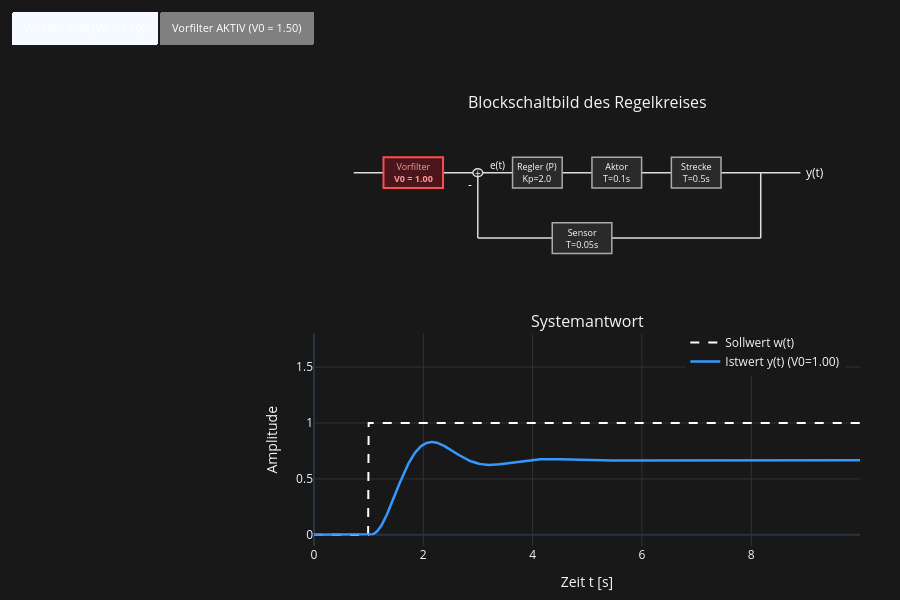

Notebook cell for this chart:
### Markdown cell above
### Vorfilter

Wenn in der offenen Schleife kein I-Anteil vorhanden ist (z. B. reine P-Regelung), bleibt bei einem Sollwertsprung eine **bleibende Regelabweichung** zurück. Ein **Vorfilter** in Form eines einfachen Verstärkers $V_0 = \frac{1 + K_0}{K_0}$ skaliert das Führungssignal vorab so hoch, dass der Ausgang im stationären Zustand exakt den gewünschten Sollwert $w_0$ erreicht ($e_{\infty} = 0$).

### Code cell
import numpy as np
import scipy.signal as signal
import plotly.graph_objects as go
from plotly.subplots import make_subplots

# 1. Zeitachse & Systemparameter
dt = 0.01
t = np.arange(0.0, 10.0, dt)
w = np.where(t >= 1.0, 1.0, 0.0)      # Führungssprung bei t = 1s

KP_FEST = 2.0       # P-Regler Verstärkung
T_AKTOR = 0.1       # Aktor Zeitkonstante
T_STRECKE = 0.5     # Strecke Zeitkonstante (PT2-Glied)
T_SENSOR = 0.05     # Sensor Zeitkonstante

# Statische Kreisverstärkung K0 für V0 = (1 + K0) / K0
K0 = KP_FEST
V0_CALC = (1.0 + K0) / K0  # = 1.50

# --- SYSTEMBERECHNUNG ---
num_R, den_R = [KP_FEST], [1]
num_A, den_A = [1], [T_AKTOR, 1]
num_S, den_S = [1], [T_STRECKE**2, 2*T_STRECKE, 1]
num_M, den_M = [1], [T_SENSOR, 1]

num_fwd = np.polymul(np.polymul(num_R, num_A), num_S)
den_fwd = np.polymul(np.polymul(den_R, den_A), den_S)

num_open = np.polymul(num_fwd, num_M)
den_open = np.polymul(den_fwd, den_M)

num_cl = np.polymul(num_fwd, den_M)
den_cl = np.polyadd(np.polymul(den_fwd, den_M), np.polymul(num_fwd, num_M))

sys_cl = signal.TransferFunction(num_cl, den_cl)

# 2. Daten für beide Zustände berechnen
w_tilde_off = 1.0 * w
_, y_off, _ = signal.lsim(sys_cl, U=w_tilde_off, T=t)

w_tilde_on = V0_CALC * w
_, y_on, _ = signal.lsim(sys_cl, U=w_tilde_on, T=t)

# 3. Subplots anlegen
fig = make_subplots(
    rows=2, cols=1,
    row_heights=[0.42, 0.58],
    vertical_spacing=0.15,
    subplot_titles=("Blockschaltbild des Regelkreises", "Systemantwort")
)

# --- ZEITVERLAUF (Row 2) ---
fig.add_trace(go.Scatter(x=t, y=w, mode='lines', name='Sollwert w(t)', line=dict(color='white', dash='dash')), row=2, col=1)
fig.add_trace(go.Scatter(x=t, y=y_off, mode='lines', name='Istwert y(t) (V0=1.00)', line=dict(color='#3399FF', width=2.5), visible=True), row=2, col=1)
fig.add_trace(go.Scatter(x=t, y=w_tilde_on, mode='lines', name='Gefilterter Sollwert w~(t)', line=dict(color='#00FFCC', dash='dot'), visible=False), row=2, col=1)
fig.add_trace(go.Scatter(x=t, y=y_on, mode='lines', name='Istwert y(t) (V0=1.50)', line=dict(color='#3399FF', width=2.5), visible=False), row=2, col=1)

# Achsen konfigurieren
fig.update_xaxes(range=[0, 11], showgrid=False, zeroline=False, showticklabels=False, row=1, col=1)
fig.update_yaxes(range=[0, 4], showgrid=False, zeroline=False, showticklabels=False, row=1, col=1)

fig.update_xaxes(title_text="Zeit t [s]", gridcolor='#333333', row=2, col=1)
fig.update_yaxes(title_text="Amplitude", range=[-0.1, 1.8], gridcolor='#333333', row=2, col=1)

# 4. BLOCKSCHALTBILD SHAPES
def make_box(x0, y0, x1, y1, bg='#2A2A2A', border='#AAAAAA'):
    return [dict(type="rect", xref="x1", yref="y1", x0=x0, y0=y0, x1=x1, y1=y1, fillcolor=bg, line=dict(color=border, width=1.5))]

line_color = "#DDDDDD"

shapes_static = [
    # Signalpfad-Linien
    dict(type="line", xref="x1", yref="y1", x0=0.8, y0=2.5, x1=1.4, y1=2.5, line=dict(color=line_color, width=1.5)),
    dict(type="line", xref="x1", yref="y1", x0=2.6, y0=2.5, x1=3.2, y1=2.5, line=dict(color=line_color, width=1.5)),
    dict(type="line", xref="x1", yref="y1", x0=3.4, y0=2.5, x1=4.0, y1=2.5, line=dict(color=line_color, width=1.5)),
    dict(type="line", xref="x1", yref="y1", x0=5.0, y0=2.5, x1=5.6, y1=2.5, line=dict(color=line_color, width=1.5)),
    dict(type="line", xref="x1", yref="y1", x0=6.6, y0=2.5, x1=7.2, y1=2.5, line=dict(color=line_color, width=1.5)),
    dict(type="line", xref="x1", yref="y1", x0=8.2, y0=2.5, x1=9.8, y1=2.5, line=dict(color=line_color, width=1.5)),

    # Rückführung
    dict(type="line", xref="x1", yref="y1", x0=9.0, y0=2.5, x1=9.0, y1=0.8, line=dict(color=line_color, width=1.5)),
    dict(type="line", xref="x1", yref="y1", x0=9.0, y0=0.8, x1=6.0, y1=0.8, line=dict(color=line_color, width=1.5)),
    dict(type="line", xref="x1", yref="y1", x0=4.8, y0=0.8, x1=3.3, y1=0.8, line=dict(color=line_color, width=1.5)),
    dict(type="line", xref="x1", yref="y1", x0=3.3, y0=0.8, x1=3.3, y1=2.4, line=dict(color=line_color, width=1.5)),

    # Summierstelle (Kreis)
    dict(type="circle", xref="x1", yref="y1", x0=3.2, y0=2.4, x1=3.4, y1=2.6, fillcolor="#1E1E1E", line=dict(color=line_color, width=1.5)),
]

# Blöcke
shapes_static += make_box(4.0, 2.1, 5.0, 2.9)
shapes_static += make_box(5.6, 2.1, 6.6, 2.9)
shapes_static += make_box(7.2, 2.1, 8.2, 2.9)
shapes_static += make_box(4.8, 0.4, 6.0, 1.2)

# Vorfilter Blöcke (OFF vs ON)
shape_vf_off = dict(type="rect", xref="x1", yref="y1", x0=1.4, y0=2.1, x1=2.6, y1=2.9, fillcolor="#4A151B", line=dict(color="#FF4D4D", width=2))
shape_vf_on  = dict(type="rect", xref="x1", yref="y1", x0=1.4, y0=2.1, x1=2.6, y1=2.9, fillcolor="#0E3A2F", line=dict(color="#00FFCC", width=2))

# Beschriftungen
annotations_base = [
    dict(x=0.5, y=2.5, text="w(t)", showarrow=False, xref="x1", yref="y1", font=dict(color="white")),
    dict(x=3.0, y=2.7, text="w~(t)", showarrow=False, xref="x1", yref="y1", font=dict(size=10, color="white")),
    dict(x=3.7, y=2.7, text="e(t)", showarrow=False, xref="x1", yref="y1", font=dict(size=10, color="white")),
    dict(x=3.3, y=2.5, text="+", showarrow=False, xref="x1", yref="y1", font=dict(size=10, color="white")),
    dict(x=3.15, y=2.2, text="-", showarrow=False, xref="x1", yref="y1", font=dict(size=12, color="white")),

    dict(x=4.5, y=2.5, text=f"Regler (P)<br>Kp={KP_FEST:.1f}", showarrow=False, xref="x1", yref="y1", font=dict(size=9, color="white")),
    dict(x=6.1, y=2.5, text=f"Aktor<br>T={T_AKTOR}s", showarrow=False, xref="x1", yref="y1", font=dict(size=9, color="white")),
    dict(x=7.7, y=2.5, text=f"Strecke<br>T={T_STRECKE}s", showarrow=False, xref="x1", yref="y1", font=dict(size=9, color="white")),
    dict(x=5.4, y=0.8, text=f"Sensor<br>T={T_SENSOR}s", showarrow=False, xref="x1", yref="y1", font=dict(size=9, color="white")),
    dict(x=10.1, y=2.5, text="y(t)", showarrow=False, xref="x1", yref="y1", font=dict(color="white")),
]

# Vorfilter Beschriftung im Block
annot_vf_off = dict(x=2.0, y=2.5, text="Vorfilter<br><b>V0 = 1.00</b>", showarrow=False, xref="x1", yref="y1", font=dict(size=9, color="#FF9999"))
annot_vf_on  = dict(x=2.0, y=2.5, text=f"Vorfilter<br><b>V0 = {V0_CALC:.2f}</b>", showarrow=False, xref="x1", yref="y1", font=dict(size=9, color="#00FFCC"))

# Layout konfigurieren
fig.update_layout(
    shapes=shapes_static + [shape_vf_off],
    annotations=annotations_base + [annot_vf_off],
    template="plotly_dark",
    paper_bgcolor='#181818',
    plot_bgcolor='#181818',
    height=600,
    margin=dict(t=80, b=40, l=40, r=40),
    showlegend=True,
    legend=dict(x=0.68, y=0.45),
    updatemenus=[
        dict(
            type="buttons",
            direction="right",
            active=0,
            x=0.0,
            y=1.24,
            bgcolor="grey",
            bordercolor="#555555",
            font=dict(color="#FFFFFF", size=11),
            buttons=[
                dict(
                    label="Vorfilter AUS (V0 = 1.00)",
                    method="update",
                    args=[
                        {"visible": [True, True, False, False]},
                        {
                            "shapes": shapes_static + [shape_vf_off],
                            "annotations": annotations_base + [annot_vf_off]
                        }
                    ]
                ),
                dict(
                    label="Vorfilter AKTIV (V0 = 1.50)",
                    method="update",
                    args=[
                        {"visible": [True, False, True, True]},
                        {
                            "shapes": shapes_static + [shape_vf_on],
                            "annotations": annotations_base + [annot_vf_on]
                        }
                    ]
                )
            ]
        )
    ]
)

fig.show()

### Figure 1 — Plotly figure (JSON) as saved in the notebook; plotly's stock layout.template omitted (floating-point values rounded to 4 significant figures; data arrays with more than 128 entries replaced by an {"elided": "..."} marker saying what was removed)
{"data": [{"line": {"color": "white", "dash": "dash"}, "mode": "lines", "name": "Sollwert w(t)", "x": {"elided": "1000 float values"}, "y": {"elided": "1000 float values"}, "type": "scatter", "xaxis": "x2", "yaxis": "y2"}, {"line": {"color": "#3399FF", "width": 2.5}, "mode": "lines", "name": "Istwert y(t) (V0=1.00)", "visible": true, "x": {"elided": "1000 float values"}, "y": {"elided": "1000 float values"}, "type": "scatter", "xaxis": "x2", "yaxis": "y2"}, {"line": {"color": "#00FFCC", "dash": "dot"}, "mode": "lines", "name": "Gefilterter Sollwert w~(t)", "visible": false, "x": {"elided": "1000 float values"}, "y": {"elided": "1000 float values"}, "type": "scatter", "xaxis": "x2", "yaxis": "y2"}, {"line": {"color": "#3399FF", "width": 2.5}, "mode": "lines", "name": "Istwert y(t) (V0=1.50)", "visible": false, "x": {"elided": "1000 float values"}, "y": {"elided": "1000 float values"}, "type": "scatter", "xaxis": "x2", "yaxis": "y2"}], "layout": {"xaxis": {"anchor": "y", "domain": [0.0, 1.0], "range": [0, 11], "showgrid": false, "zeroline": false, "showticklabels": false}, "yaxis": {"anchor": "x", "domain": [0.643, 1.0], "range": [0, 4], "showgrid": false, "zeroline": false, "showticklabels": false}, "xaxis2": {"anchor": "y2", "domain": [0.0, 1.0], "title": {"text": "Zeit t [s]"}, "gridcolor": "#333333"}, "yaxis2": {"anchor": "x2", "domain": [0.0, 0.493], "title": {"text": "Amplitude"}, "range": [-0.1, 1.8], "gridcolor": "#333333"}, "annotations": [{"font": {"size": 16}, "showarrow": false, "text": "Blockschaltbild des Regelkreises", "x": 0.5, "xanchor": "center", "xref": "paper", "y": 1.0, "yanchor": "bottom", "yref": "paper"}, {"font": {"size": 16}, "showarrow": false, "text": "Systemantwort", "x": 0.5, "xanchor": "center", "xref": "paper", "y": 0.493, "yanchor": "bottom", "yref": "paper"}, {"font": {"color": "white", "size": 10}, "showarrow": false, "text": "e(t)", "x": 3.7, "xref": "x", "y": 2.7, "yref": "y"}, {"font": {"color": "white", "size": 10}, "showarrow": false, "text": "+", "x": 3.3, "xref": "x", "y": 2.5, "yref": "y"}, {"font": {"color": "white", "size": 12}, "showarrow": false, "text": "-", "x": 3.15, "xref": "x", "y": 2.2, "yref": "y"}, {"font": {"color": "white", "size": 9}, "showarrow": false, "text": "Regler (P)<br>Kp=2.0", "x": 4.5, "xref": "x", "y": 2.5, "yref": "y"}, {"font": {"color": "white", "size": 9}, "showarrow": false, "text": "Aktor<br>T=0.1s", "x": 6.1, "xref": "x", "y": 2.5, "yref": "y"}, {"font": {"color": "white", "size": 9}, "showarrow": false, "text": "Strecke<br>T=0.5s", "x": 7.7, "xref": "x", "y": 2.5, "yref": "y"}, {"font": {"color": "white", "size": 9}, "showarrow": false, "text": "Sensor<br>T=0.05s", "x": 5.4, "xref": "x", "y": 0.8, "yref": "y"}, {"font": {"color": "white"}, "showarrow": false, "text": "y(t)", "x": 10.1, "xref": "x", "y": 2.5, "yref": "y"}, {"font": {"color": "#FF9999", "size": 9}, "showarrow": false, "text": "Vorfilter<br><b>V0 = 1.00</b>", "x": 2.0, "xref": "x", "y": 2.5, "yref": "y"}], "margin": {"t": 80, "b": 40, "l": 40, "r": 40}, "legend": {"x": 0.68, "y": 0.45}, "shapes": [{"line": {"color": "#DDDDDD", "width": 1.5}, "type": "line", "x0": 0.8, "x1": 1.4, "xref": "x", "y0": 2.5, "y1": 2.5, "yref": "y"}, {"line": {"color": "#DDDDDD", "width": 1.5}, "type": "line", "x0": 2.6, "x1": 3.2, "xref": "x", "y0": 2.5, "y1": 2.5, "yref": "y"}, {"line": {"color": "#DDDDDD", "width": 1.5}, "type": "line", "x0": 3.4, "x1": 4.0, "xref": "x", "y0": 2.5, "y1": 2.5, "yref": "y"}, {"line": {"color": "#DDDDDD", "width": 1.5}, "type": "line", "x0": 5.0, "x1": 5.6, "xref": "x", "y0": 2.5, "y1": 2.5, "yref": "y"}, {"line": {"color": "#DDDDDD", "width": 1.5}, "type": "line", "x0": 6.6, "x1": 7.2, "xref": "x", "y0": 2.5, "y1": 2.5, "yref": "y"}, {"line": {"color": "#DDDDDD", "width": 1.5}, "type": "line", "x0": 8.2, "x1": 9.8, "xref": "x", "y0": 2.5, "y1": 2.5, "yref": "y"}, {"line": {"color": "#DDDDDD", "width": 1.5}, "type": "line", "x0": 9.0, "x1": 9.0, "xref": "x", "y0": 2.5, "y1": 0.8, "yref": "y"}, {"line": {"color": "#DDDDDD", "width": 1.5}, "type": "line", "x0": 9.0, "x1": 6.0, "xref": "x", "y0": 0.8, "y1": 0.8, "yref": "y"}, {"line": {"color": "#DDDDDD", "width": 1.5}, "type": "line", "x0": 4.8, "x1": 3.3, "xref": "x", "y0": 0.8, "y1": 0.8, "yref": "y"}, {"line": {"color": "#DDDDDD", "width": 1.5}, "type": "line", "x0": 3.3, "x1": 3.3, "xref": "x", "y0": 0.8, "y1": 2.4, "yref": "y"}, {"fillcolor": "#1E1E1E", "line": {"color": "#DDDDDD", "width": 1.5}, "type": "circle", "x0": 3.2, "x1": 3.4, "xref": "x", "y0": 2.4, "y1": 2.6, "yref": "y"}, {"fillcolor": "#2A2A2A", "line": {"color": "#AAAAAA", "width": 1.5}, "type": "rect", "x0": 4.0, "x1": 5.0, "xref": "x", "y0": 2.1, "y1": 2.9, "yref": "y"}, {"fillcolor": "#2A2A2A", "line": {"color": "#AAAAAA", "width": 1.5}, "type": "rect", "x0": 5.6, "x1": 6.6, "xref": "x", "y0": 2.1, "y1": 2.9, "yref": "y"}, {"fillcolor": "#2A2A2A", "line": {"color": "#AAAAAA", "width": 1.5}, "type": "rect", "x0": 7.2, "x1": 8.2, "xref": "x", "y0": 2.1, "y1": 2.9, "yref": "y"}, {"fillcolor": "#2A2A2A", "line": {"color": "#AAAAAA", "width": 1.5}, "type": "rect", "x0": 4.8, "x1": 6.0, "xref": "x", "y0": 0.4, "y1": 1.2, "yref": "y"}, {"fillcolor": "#4A151B", "line": {"color": "#FF4D4D", "width": 2}, "type": "rect", "x0": 1.4, "x1": 2.6, "xref": "x", "y0": 2.1, "y1": 2.9, "yref": "y"}], "paper_bgcolor": "#181818", "plot_bgcolor": "#181818", "height": 600, "showlegend": true, "updatemenus": [{"active": 0, "bgcolor": "grey", "bordercolor": "#555555", "buttons": [{"args": [{"visible": [true, true, false, false]}, {"shapes": [{"type": "line", "xref": "x1", "yref": "y1", "x0": 0.8, "y0": 2.5, "x1": 1.4, "y1": 2.5, "line": {"color": "#DDDDDD", "width": 1.5}}, {"type": "line", "xref": "x1", "yref": "y1", "x0": 2.6, "y0": 2.5, "x1": 3.2, "y1": 2.5, "line": {"color": "#DDDDDD", "width": 1.5}}, {"type": "line", "xref": "x1", "yref": "y1", "x0": 3.4, "y0": 2.5, "x1": 4.0, "y1": 2.5, "line": {"color": "#DDDDDD", "width": 1.5}}, {"type": "line", "xref": "x1", "yref": "y1", "x0": 5.0, "y0": 2.5, "x1": 5.6, "y1": 2.5, "line": {"color": "#DDDDDD", "width": 1.5}}, {"type": "line", "xref": "x1", "yref": "y1", "x0": 6.6, "y0": 2.5, "x1": 7.2, "y1": 2.5, "line": {"color": "#DDDDDD", "width": 1.5}}, {"type": "line", "xref": "x1", "yref": "y1", "x0": 8.2, "y0": 2.5, "x1": 9.8, "y1": 2.5, "line": {"color": "#DDDDDD", "width": 1.5}}, {"type": "line", "xref": "x1", "yref": "y1", "x0": 9.0, "y0": 2.5, "x1": 9.0, "y1": 0.8, "line": {"color": "#DDDDDD", "width": 1.5}}, {"type": "line", "xref": "x1", "yref": "y1", "x0": 9.0, "y0": 0.8, "x1": 6.0, "y1": 0.8, "line": {"color": "#DDDDDD", "width": 1.5}}, {"type": "line", "xref": "x1", "yref": "y1", "x0": 4.8, "y0": 0.8, "x1": 3.3, "y1": 0.8, "line": {"color": "#DDDDDD", "width": 1.5}}, {"type": "line", "xref": "x1", "yref": "y1", "x0": 3.3, "y0": 0.8, "x1": 3.3, "y1": 2.4, "line": {"color": "#DDDDDD", "width": 1.5}}, {"type": "circle", "xref": "x1", "yref": "y1", "x0": 3.2, "y0": 2.4, "x1": 3.4, "y1": 2.6, "fillcolor": "#1E1E1E", "line": {"color": "#DDDDDD", "width": 1.5}}, {"type": "rect", "xref": "x1", "yref": "y1", "x0": 4.0, "y0": 2.1, "x1": 5.0, "y1": 2.9, "fillcolor": "#2A2A2A", "line": {"color": "#AAAAAA", "width": 1.5}}, {"type": "rect", "xref": "x1", "yref": "y1", "x0": 5.6, "y0": 2.1, "x1": 6.6, "y1": 2.9, "fillcolor": "#2A2A2A", "line": {"color": "#AAAAAA", "width": 1.5}}, {"type": "rect", "xref": "x1", "yref": "y1", "x0": 7.2, "y0": 2.1, "x1": 8.2, "y1": 2.9, "fillcolor": "#2A2A2A", "line": {"color": "#AAAAAA", "width": 1.5}}, {"type": "rect", "xref": "x1", "yref": "y1", "x0": 4.8, "y0": 0.4, "x1": 6.0, "y1": 1.2, "fillcolor": "#2A2A2A", "line": {"color": "#AAAAAA", "width": 1.5}}, {"type": "rect", "xref": "x1", "yref": "y1", "x0": 1.4, "y0": 2.1, "x1": 2.6, "y1": 2.9, "fillcolor": "#4A151B", "line": {"color": "#FF4D4D", "width": 2}}], "annotations": [{"x": 0.5, "y": 2.5, "text": "w(t)", "showarrow": false, "xref": "x1", "yref": "y1", "font": {"color": "white"}}, {"x": 3.0, "y": 2.7, "text": "w~(t)", "showarrow": false, "xref": "x1", "yref": "y1", "font": {"size": 10, "color": "white"}}, {"x": 3.7, "y": 2.7, "text": "e(t)", "showarrow": false, "xref": "x1", "yref": "y1", "font": {"size": 10, "color": "white"}}, {"x": 3.3, "y": 2.5, "text": "+", "showarrow": false, "xref": "x1", "yref": "y1", "font": {"size": 10, "color": "white"}}, {"x": 3.15, "y": 2.2, "text": "-", "showarrow": false, "xref": "x1", "yref": "y1", "font": {"size": 12, "color": "white"}}, {"x": 4.5, "y": 2.5, "text": "Regler (P)<br>Kp=2.0", "showarrow": false, "xref": "x1", "yref": "y1", "font": {"size": 9, "color": "white"}}, {"x": 6.1, "y": 2.5, "text": "Aktor<br>T=0.1s", "showarrow": false, "xref": "x1", "yref": "y1", "font": {"size": 9, "color": "white"}}, {"x": 7.7, "y": 2.5, "text": "Strecke<br>T=0.5s", "showarrow": false, "xref": "x1", "yref": "y1", "font": {"size": 9, "color": "white"}}, {"x": 5.4, "y": 0.8, "text": "Sensor<br>T=0.05s", "showarrow": false, "xref": "x1", "yref": "y1", "font": {"size": 9, "color": "white"}}, {"x": 10.1, "y": 2.5, "text": "y(t)", "showarrow": false, "xref": "x1", "yref": "y1", "font": {"color": "white"}}, {"x": 2.0, "y": 2.5, "text": "Vorfilter<br><b>V0 = 1.00</b>", "showarrow": false, "xref": "x1", "yref": "y1", "font": {"size": 9, "color": "#FF9999"}}]}], "label": "Vorfilter AUS (V0 = 1.00)", "method": "update"}, {"args": [{"visible": [true, false, true, true]}, {"shapes": [{"type": "line", "xref": "x1", "yref": "y1", "x0": 0.8, "y0": 2.5, "x1": 1.4, "y1": 2.5, "line": {"color": "#DDDDDD", "width": 1.5}}, {"type": "line", "xref": "x1", "yref": "y1", "x0": 2.6, "y0": 2.5, "x1": 3.2, "y1": 2.5, "line": {"color": "#DDDDDD", "width": 1.5}}, {"type": "line", "xref": "x1", "yref": "y1", "x0": 3.4, "y0": 2.5, "x1": 4.0, "y1": 2.5, "line": {"color": "#DDDDDD", "width": 1.5}}, {"type": "line", "xref": "x1", "yref": "y1", "x0": 5.0, "y0": 2.5, "x1": 5.6, "y1": 2.5, "line": {"color": "#DDDDDD", "width": 1.5}}, {"type": "line", "xref": "x1", "yref": "y1", "x0": 6.6, "y0": 2.5, "x1": 7.2, "y1": 2.5, "line": {"color": "#DDDDDD", "width": 1.5}}, {"type": "line", "xref": "x1", "yref": "y1", "x0": 8.2, "y0": 2.5, "x1": 9.8, "y1": 2.5, "line": {"color": "#DDDDDD", "width": 1.5}}, {"type": "line", "xref": "x1", "yref": "y1", "x0": 9.0, "y0": 2.5, "x1": 9.0, "y1": 0.8, "line": {"color": "#DDDDDD", "width": 1.5}}, {"type": "line", "xref": "x1", "yref": "y1", "x0": 9.0, "y0": 0.8, "x1": 6.0, "y1": 0.8, "line": {"color": "#DDDDDD", "width": 1.5}}, {"type": "line", "xref": "x1", "yref": "y1", "x0": 4.8, "y0": 0.8, "x1": 3.3, "y1": 0.8, "line": {"color": "#DDDDDD", "width": 1.5}}, {"type": "line", "xref": "x1", "yref": "y1", "x0": 3.3, "y0": 0.8, "x1": 3.3, "y1": 2.4, "line": {"color": "#DDDDDD", "width": 1.5}}, {"type": "circle", "xref": "x1", "yref": "y1", "x0": 3.2, "y0": 2.4, "x1": 3.4, "y1": 2.6, "fillcolor": "#1E1E1E", "line": {"color": "#DDDDDD", "width": 1.5}}, {"type": "rect", "xref": "x1", "yref": "y1", "x0": 4.0, "y0": 2.1, "x1": 5.0, "y1": 2.9, "fillcolor": "#2A2A2A", "line": {"color": "#AAAAAA", "width": 1.5}}, {"type": "rect", "xref": "x1", "yref": "y1", "x0": 5.6, "y0": 2.1, "x1": 6.6, "y1": 2.9, "fillcolor": "#2A2A2A", "line": {"color": "#AAAAAA", "width": 1.5}}, {"type": "rect", "xref": "x1", "yref": "y1", "x0": 7.2, "y0": 2.1, "x1": 8.2, "y1": 2.9, "fillcolor": "#2A2A2A", "line": {"color": "#AAAAAA", "width": 1.5}}, {"type": "rect", "xref": "x1", "yref": "y1", "x0": 4.8, "y0": 0.4, "x1": 6.0, "y1": 1.2, "fillcolor": "#2A2A2A", "line": {"color": "#AAAAAA", "width": 1.5}}, {"type": "rect", "xref": "x1", "yref": "y1", "x0": 1.4, "y0": 2.1, "x1": 2.6, "y1": 2.9, "fillcolor": "#0E3A2F", "line": {"color": "#00FFCC", "width": 2}}], "annotations": [{"x": 0.5, "y": 2.5, "text": "w(t)", "showarrow": false, "xref": "x1", "yref": "y1", "font": {"color": "white"}}, {"x": 3.0, "y": 2.7, "text": "w~(t)", "showarrow": false, "xref": "x1", "yref": "y1", "font": {"size": 10, "color": "white"}}, {"x": 3.7, "y": 2.7, "text": "e(t)", "showarrow": false, "xref": "x1", "yref": "y1", "font": {"size": 10, "color": "white"}}, {"x": 3.3, "y": 2.5, "text": "+", "showarrow": false, "xref": "x1", "yref": "y1", "font": {"size": 10, "color": "white"}}, {"x": 3.15, "y": 2.2, "text": "-", "showarrow": false, "xref": "x1", "yref": "y1", "font": {"size": 12, "color": "white"}}, {"x": 4.5, "y": 2.5, "text": "Regler (P)<br>Kp=2.0", "showarrow": false, "xref": "x1", "yref": "y1", "font": {"size": 9, "color": "white"}}, {"x": 6.1, "y": 2.5, "text": "Aktor<br>T=0.1s", "showarrow": false, "xref": "x1", "yref": "y1", "font": {"size": 9, "color": "white"}}, {"x": 7.7, "y": 2.5, "text": "Strecke<br>T=0.5s", "showarrow": false, "xref": "x1", "yref": "y1", "font": {"size": 9, "color": "white"}}, {"x": 5.4, "y": 0.8, "text": "Sensor<br>T=0.05s", "showarrow": false, "xref": "x1", "yref": "y1", "font": {"size": 9, "color": "white"}}, {"x": 10.1, "y": 2.5, "text": "y(t)", "showarrow": false, "xref": "x1", "yref": "y1", "font": {"color": "white"}}, {"x": 2.0, "y": 2.5, "text": "Vorfilter<br><b>V0 = 1.50</b>", "showarrow": false, "xref": "x1", "yref": "y1", "font": {"size": 9, "color": "#00FFCC"}}]}], "label": "Vorfilter AKTIV (V0 = 1.50)", "method": "update"}], "direction": "right", "font": {"color": "#FFFFFF", "size": 11}, "type": "buttons", "x": 0.0, "y": 1.24}]}}
